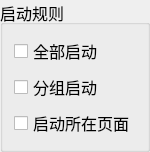
  <widget class="QGroupBox" name="StartRuleBox">
   <property name="geometry">
    <rect>
     <x>450</x>
     <y>20</y>
     <width>150</width>
     <height>102</height>
    </rect>
   </property>
   <property name="font">
    <font>
     <pointsize>12</pointsize>
    </font>
   </property>
   <property name="title">
    <string>启动规则</string>
   </property>
   <property name="checkable">
    <bool>false</bool>
   </property>
   <property name="checked">
    <bool>false</bool>
   </property>
   <layout class="QVBoxLayout" name="verticalLayout_15">
    <item>
     <widget class="QCheckBox" name="allStartCheckBox">
      <property name="font">
       <font>
        <pointsize>12</pointsize>
       </font>
      </property>
      <property name="text">
       <string>全部启动</string>
      </property>
     </widget>
    </item>
    <item>
     <widget class="QCheckBox" name="onlyStartGroupCheckBox">
      <property name="font">
       <font>
        <pointsize>12</pointsize>
       </font>
      </property>
      <property name="text">
       <string>分组启动</string>
      </property>
     </widget>
    </item>
    <item>
     <widget class="QCheckBox" name="onlyStartPageCheckBox">
      <property name="font">
       <font>
        <pointsize>12</pointsize>
       </font>
      </property>
      <property name="text">
       <string>启动所在页面</string>
      </property>
     </widget>
    </item>
   </layout>
  </widget>
